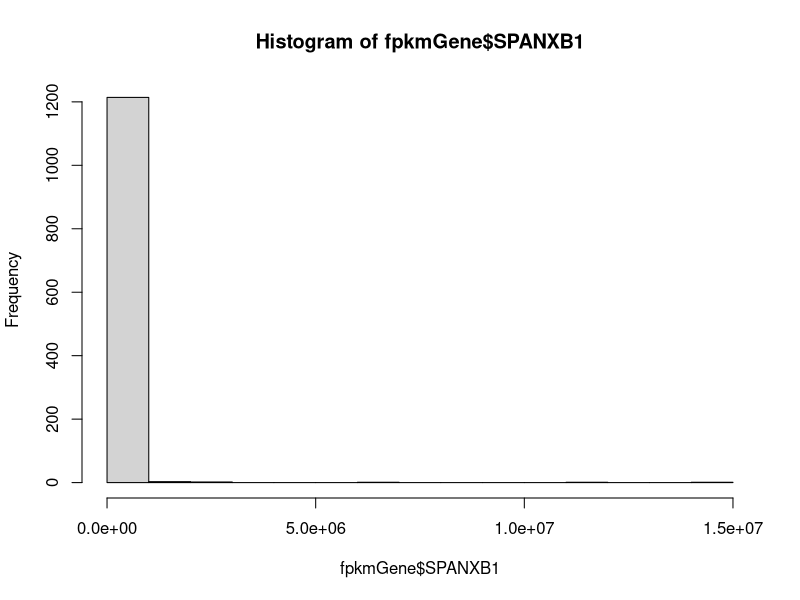
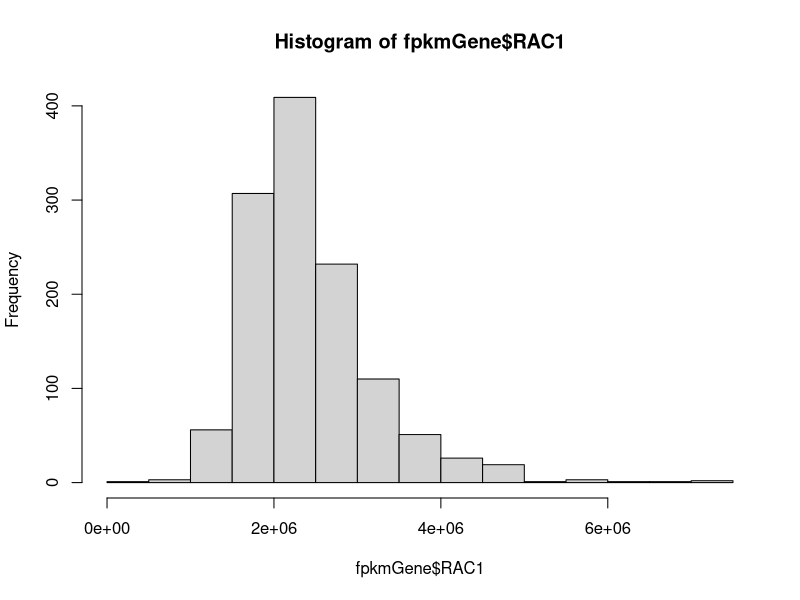

Generate these figures, in order, with R: (Note: this script raises an error after producing the figures.)
# analyzing expression data from TCGA 

# load packages
library(dplyr)
library(ggplot2)

# define exclusion subsetting
`%ni%` <- Negate(`%in%`) 

# read in saved data
fpkmGene <- read.table("targetGeneBca.csv")
# see all metadata
colnames(fpkmGene)

## visualizing data distribution for variables of interest
# not variable or not reported: classification_of_tumor, last_known_disease_status, tumor_grade, progression_or_recurrence, disease_type
hist(fpkmGene$SPANXB1) # skewed towards 0
hist(fpkmGene$RAC1) # very slight skew to 0
plot(fpkmGene$shortLetterCode) # same (abbreviations): plot(fpkmGene$definition)
table(fpkmGene$shortLetterCode) 
# 113 NT= normal tissue, 1102 TP= primary tumor, 7 TM= metastatic 
table(fpkmGene$tumor_stage) # same: table(fpkmGene$subtype_Converted.Stage)
table(fpkmGene$subtype_AJCC.Stage)
table(fpkmGene$vital_status) #table(fpkmGene$subtype_Vital.Status) has missing data
table(fpkmGene$morphology)
table(fpkmGene$subtype_Metastasis) # same: table(fpkmGene$subtype_Metastasis.Coded)

# triple negative indicators
table(fpkmGene$subtype_ER.Status)
table(fpkmGene$subtype_PR.Status)
table(fpkmGene$subtype_HER2.Final.Status)

## initial data subsets
# assess number of samples with SPANXB1 expression
SB1 <- fpkmGene %>%
  filter(SPANXB1 > 0) # 544 samples with SPANXB1 expression
meta <- fpkmGene %>%
  filter(shortLetterCode == "TM")
norm <- fpkmGene %>%
  filter(shortLetterCode == "NT")
tum <- fpkmGene %>%
  filter(shortLetterCode == "TP")

## Q1 Compare spanxb1 expression between normal and BC patients
# all "normal" samples are paired with a Bca sample
normVcancer <- rbind(norm, tum)
# unpaired, all data
t.test(SPANXB1 ~ shortLetterCode, data = normVcancer) # p=0.008919
table(normVcancer$shortLetterCode) # 113 normal, 1102 tumor
ggplot(normVcancer, aes(shortLetterCode, SPANXB1)) + 
  geom_boxplot() +
  ylab("SPANXB1 expression") +
  xlab("tissue type (unpaired)") +
  scale_x_discrete(labels=c("NT" = "normal", "TP" = "tumor")) +
  geom_boxplot() +
  theme_bw() + 
  theme(axis.text=element_text(size=12), axis.title = element_text(size=12))
#ggsave("figures/SPANXB1unpaired.jpg")
# paired
# create paired sample dataset
normVcancerPaired <- normVcancer %>%
  filter(bcr_patient_barcode %in%
           norm$bcr_patient_barcode)
# find patients with more than 1 tumor sample to pair
normVcancerPaired %>% 
  group_by(patient) %>%
  tally() %>%
  filter(n > 2)
# find patients with only 1 normal sample
normVcancerPaired %>%
  group_by(patient) %>%
  tally() %>%
  filter(n == 1)
# only one sample: TCGA-BH-A0BS 
filter(normVcancerPaired, patient == "TCGA-BH-A0BS")
grep("TCGA-BH-A0BS", normVcancerPaired$patient) # remove 67 (no tumor to pair) 
# three or four samples: TCGA-A7-A0DB, TCGA-A7-A0DC, TCGA-A7-A13E
filter(normVcancerPaired, patient == "TCGA-A7-A0DB")
grep("TCGA-A7-A0DB", normVcancerPaired$patient) # remove 182 and 216 (extra tumor)
filter(normVcancerPaired, patient == "TCGA-A7-A0DC")
grep("TCGA-A7-A0DC", normVcancerPaired$patient) # remove 145 (tumor missing metadata)
filter(normVcancerPaired, patient == "TCGA-A7-A13E")
grep("TCGA-A7-A13E", normVcancerPaired$patient) # remove 221 and 226 (extra tumor)
# remove extra samples
normVcancerPaired <- normVcancerPaired[-c(67, 182, 216, 145, 221, 226),]
# summarize sample counts
table(normVcancerPaired$shortLetterCode) # 112 NT, 112 TP
# perform t test
t.test(SPANXB1 ~ shortLetterCode, data = normVcancerPaired) # 0.0006777
ggplot(normVcancerPaired, aes(shortLetterCode, SPANXB1)) + 
  ylab("SPANXB1 expression") +
  xlab("tissue type (paired samples)") +
  scale_x_discrete(labels=c("NT" = "normal", "TP" = "tumor")) +
  geom_boxplot() +
  theme_bw() +
  theme(axis.text=element_text(size=12), axis.title = element_text(size=12))
#ggsave("figures/SPANXB1paired.jpg")

## Q2 Compare spanxb1 expression between metastatic vs. non metastatic BC patients
# combine tumor and metastasis samples
tumVmetaAll <- rbind(tum, meta)
table(tumVmetaAll$shortLetterCode) # 7 TM 1102 TP
# perform t test (unpaired data)
t.test(SPANXB1 ~ definition, data = tumVmetaAll) # 0.01223
ggplot(tumVmetaAll, aes(definition, SPANXB1)) + 
  ylab("SPANXB1 expression") +
  xlab("tissue type") +
  scale_x_discrete(labels=c("TM" = "metastatic", "TP" = "primary tumor")) +
  geom_boxplot() +
  theme_bw() +
  theme(axis.text=element_text(size=12), axis.title = element_text(size=12))
#ggsave("figures/SPANXB1unpairedMetastasis.jpg")
# remove TP for metastatic patients 
TPnoMeta <- tum %>%
  filter(bcr_patient_barcode %ni%
           meta$bcr_patient_barcode)
TPnoMeta <- rbind(TPnoMeta, meta)
# summarize sample counts
table(TPnoMeta$shortLetterCode) # TM 7, TP 1095
# perform t test (unpaired data, with TP from metastasis patients removed)
t.test(SPANXB1 ~ shortLetterCode, data = TPnoMeta) # 0.01221
ggplot(TPnoMeta, aes(definition, SPANXB1)) + 
  ylab("SPANXB1 expression") +
  xlab("tissue type") +
  scale_x_discrete(labels=c("TM" = "metastatic", "TP" = "primary tumor")) +
  geom_boxplot() +
  theme_bw() +
  theme(axis.text=element_text(size=12), axis.title = element_text(size=12))
#ggsave("figures/SPANXB1unpairedMetastasisFiltered.jpg")
# paired
# create paired metastatic/nonmetastatic sample dataset
tumMet <- tum %>%
  filter(bcr_patient_barcode %in%
           meta$bcr_patient_barcode)
tumVmetPaired <- rbind(tumMet, meta)
# summarize sample counts
table(tumVmetPaired$shortLetterCode) # 7 pairs
# perform t test
t.test(SPANXB1 ~ shortLetterCode, data = tumVmetPaired) # 0.3132
ggplot(tumVmetPaired, aes(shortLetterCode, SPANXB1)) + 
  ylab("SPANXB1 expression") +
  xlab("tissue type (paired samples)") +
  scale_x_discrete(labels=c("TM" = "metastatic", "TP" = "tumor")) +
  geom_boxplot() +
  theme_bw() +
  theme(axis.text=element_text(size=12), axis.title = element_text(size=12))
#ggsave("figures/SPANXB1pairedMetastasis.jpg")

## Q3 Compare spanxb1 expression with clinical stages of BC patients
table(fpkmGene$subtype_AJCC.Stage) # [Not Available]
table(fpkmGene$tumor_stage) # not reported
# compare stages of tumor only for AJCC 
AJCC <- tum %>%
  filter(subtype_AJCC.Stage != "[Not Available]")
table(AJCC$subtype_AJCC.Stage)
# perform ANOVA
summary(aov(SPANXB1 ~ subtype_AJCC.Stage, data = AJCC)) # p=5.55e-11
ggplot(AJCC, aes(subtype_AJCC.Stage, SPANXB1)) + 
  ylab("SPANXB1 expression") +
  xlab("stage") +
  geom_boxplot() +
  theme_bw() 
#ggsave("figures/SPANXB1.AJCC.jpg")
# compare stages of tumor only for AJCC 
stage <- tum %>%
  filter(tumor_stage != "not reported")
table(stage$tumor_stage)
# perform ANOVA
summary(aov(SPANXB1 ~ tumor_stage, data = stage)) #p=0.823
ggplot(stage, aes(tumor_stage, SPANXB1)) + 
  ylab("SPANXB1 expression") +
  xlab("stage") +
  geom_boxplot() +
  theme_bw() 
#ggsave("figures/SPANXB1.stage.jpg")

## Q4 Compare spanxb1 expression between ER/PR/HER2 positive vs. ER/PR/HER2 negative (a.k.a.TNBC) patients
# extract triple negative from tumor samples
TNBCneg <- tum %>% 
  filter(subtype_ER.Status == "Negative" & subtype_PR.Status == "Negative" & subtype_HER2.Final.Status == "Negative") %>%
  mutate(triple = "negative")
# extract triple positive from tumor samples
TNBCpos <- tum %>% 
  filter(subtype_ER.Status == "Positive" & subtype_PR.Status == "Positive" & subtype_HER2.Final.Status == "Positive") %>%
  mutate(triple = "positive")
# combine triple negative and all positive
TNBCboth <- rbind(TNBCneg, TNBCpos) # 118 TNBC, 59 all positive
# perform t test 
t.test(SPANXB1 ~ triple, data=TNBCboth) # 0.195
ggplot(TNBCboth, aes(triple, SPANXB1)) + 
  ylab("SPANXB1 expression") +
  xlab("ER/PR/HER2 status") +
  geom_boxplot() +
  theme_bw() +
  theme(axis.text=element_text(size=12), axis.title = element_text(size=12))
#ggsave("figures/SPANXB1TNBC.jpg")

## Q5 Compare spanxb1 expression between metastatic vs. non metastatic TNBC patients
table(TNBCneg$shortLetterCode) #no TNBC neg or pos are metastatic

## Q6 Compare spanxb1 expression with survival outcome of TNBC patients
table(TNBCneg$vital_status) # 100 alive, 18 dead 
# SPANXB1 and vital status
t.test(SPANXB1 ~ vital_status, data=TNBCneg) # 0.5739
ggplot(TNBCneg, aes(vital_status, SPANXB1)) + 
  ylab("SPANXB1 expression") +
  xlab("vital status") +
  geom_boxplot() +
  theme_bw() +
  theme(axis.text=element_text(size=12), axis.title = element_text(size=12))
#ggsave("figures/SPANXB1.TNBCneg.vital.jpg")
# SPANXB1 and time to death

## Q7 Compare spanxb1 expression with survival outcome of ER/PR/HER2 positive patients alone and in combination (e.g., co-expression of genes)
table(TNBCpos$vital_status) # 52 alive, 7 dead 
# SPANXB1 and vital status
t.test(SPANXB1 ~ vital_status, data=TNBCpos) # 0.2151
ggplot(TNBCpos, aes(vital_status, SPANXB1)) + 
  ylab("SPANXB1 expression") +
  xlab("vital status") +
  geom_boxplot() +
  theme_bw() +
  theme(axis.text=element_text(size=12), axis.title = element_text(size=12))
#ggsave("figures/SPANXB1.TNBCpos.vital.jpg")

## Q8 Compare RAC1/SPANXB1 expression together in normal vs. TNBC
normTNBC <- rbind(norm, TNBCneg[,-92])
ggplot(normTNBC, aes(SPANXB1, RAC1, col=shortLetterCode)) +
  geom_point() +
  theme_bw()
# logistic regression (unequal groupings)?

## Q9 Compare RAC1/SPANXB1 expression in metastatic vs. not met TNBC
table(TNBCneg$shortLetterCode) #no TNBC neg are metastatic

## Q10 Compare RAC1/SPANXB1 expression with survival of TNBC
TNBCneg

## use Wilcoxin signed-rank or Mann-Whitney for small sample sizes?

## correct for multiple comparisons?

## transform data, or otherwise manage counts of zero?
# log transform data
# rlog from DESeq2

## permutation tests (requires at least two groups of six samples)
# calculate test statistic for dataset
# permute labels on samples at random 1000 times
# recalculate test statistic for each of 1000 permuted datasets
# calculate percentage of permuted test statistics exceed original
